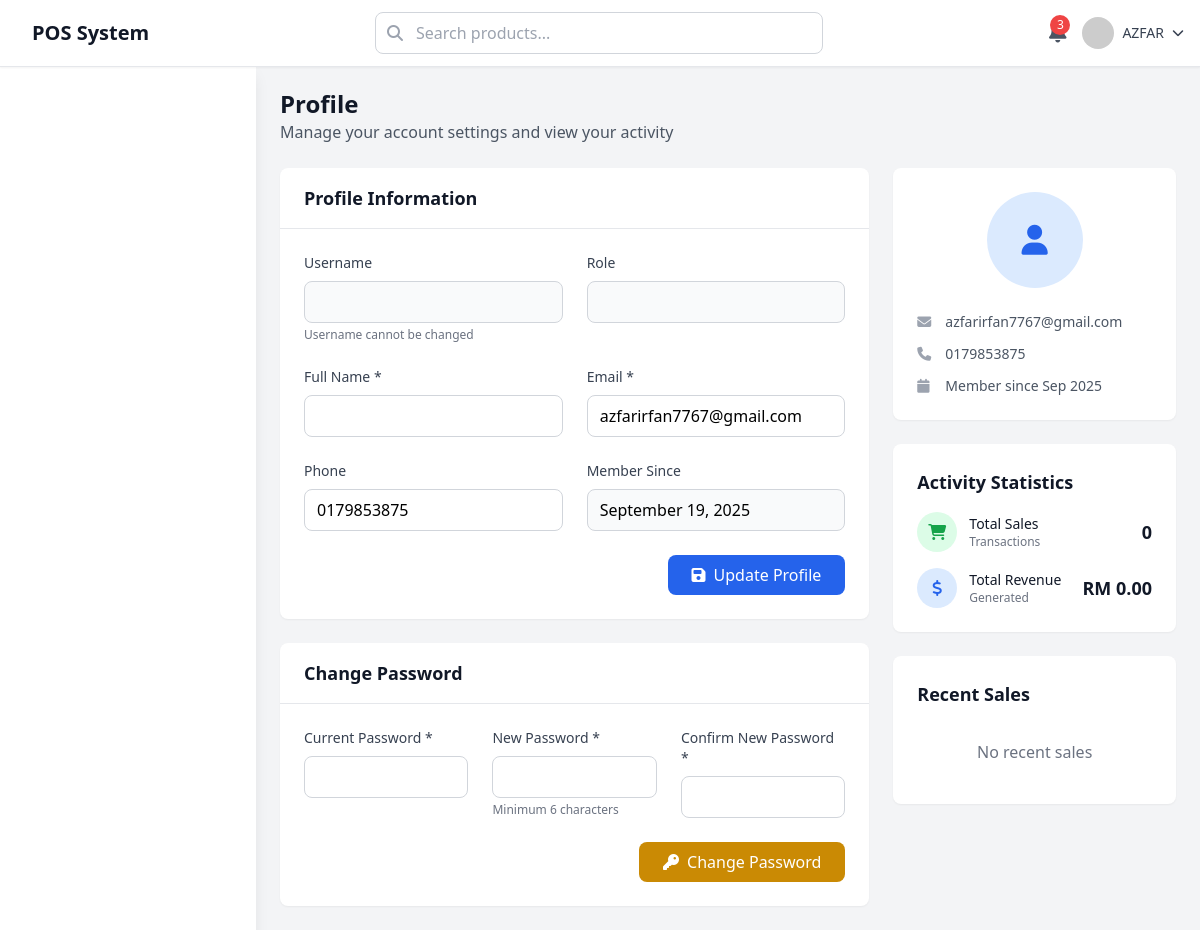
The app's page /profile.php (signed in) with its own data.
### tables this page shows
CREATE TABLE `users` (
  `id` int NOT NULL,
  `email` varchar(191) NOT NULL,
  `google_id` varchar(191) DEFAULT NULL,
  `password` varchar(255) DEFAULT NULL,
  `email_verified` tinyint(1) DEFAULT '0',
  `first_name` varchar(100) NOT NULL,
  `last_name` varchar(100) NOT NULL,
  `avatar` varchar(191) DEFAULT NULL,
  `phone` varchar(20) DEFAULT NULL,
  `address` text,
  `city` varchar(100) DEFAULT NULL,
  `state` varchar(100) DEFAULT NULL,
  `zip_code` varchar(20) DEFAULT NULL,
  `country` varchar(100) DEFAULT 'Malaysia',
  `is_guest` tinyint(1) DEFAULT '0',
  `created_at` timestamp NULL DEFAULT CURRENT_TIMESTAMP,
  `updated_at` timestamp NULL DEFAULT CURRENT_TIMESTAMP ON UPDATE CURRENT_TIMESTAMP,
  `remember_token` varchar(255) DEFAULT NULL
);

### profile.php (the view, shortened to what this page needs)
<?php
require_once 'include/conn.php';
$user_id = $_SESSION['user_id'];
$user_query = "SELECT * FROM users WHERE id = ?";
$stmt = mysqli_prepare($conn, $user_query);
mysqli_stmt_bind_param($stmt, 'i', $user_id);
mysqli_stmt_execute($stmt);
$user_result = mysqli_stmt_get_result($stmt);
$user = mysqli_fetch_assoc($user_result);
$activity_query = "SELECT
    COUNT(*) as total_sales,
    SUM(total_amount) as total_revenue,
    MAX(created_at) as last_sale_date
FROM sales
WHERE user_id = ?";
$stmt = mysqli_prepare($conn, $activity_query);
mysqli_stmt_bind_param($stmt, 'i', $user_id);
mysqli_stmt_execute($stmt);
$activity_result = mysqli_stmt_get_result($stmt);
$activity_data = mysqli_fetch_assoc($activity_result);
$recent_sales_query = "SELECT
    s.id,
    s.invoice_number,
    s.total_amount,
    s.payment_method,
    s.created_at,
    COUNT(si.id) as items_count
FROM sales s
LEFT JOIN sale_items si ON s.id = si.sale_id
WHERE s.user_id = ?
GROUP BY s.id
ORDER BY s.created_at DESC
LIMIT 5";
$stmt = mysqli_prepare($conn, $recent_sales_query);
mysqli_stmt_bind_param($stmt, 'i', $user_id);
mysqli_stmt_execute($stmt);
$recent_sales_result = mysqli_stmt_get_result($stmt);
?>
<!DOCTYPE html>
<html lang="en">
<head>
    <script src="https://cdn.tailwindcss.com"></script>
    <link rel="stylesheet" href="https://cdnjs.cloudflare.com/ajax/libs/font-awesome/6.4.0/css/all.min.css">
</head>
<body class="bg-gray-100">
    <?php include 'include/header.php'; ?>
    <?php include 'include/sidebar.php'; ?>
    <div class="main-content lg:ml-64 pt-16">
        <div class="p-6">
            <div class="mb-6">
                <h1 class="text-2xl font-bold text-gray-900">Profile</h1>
                <p class="text-gray-600">Manage your account settings and view your activity</p>
            </div>
            <div class="grid grid-cols-1 lg:grid-cols-3 gap-6">
                <div class="lg:col-span-2">
                    <div class="bg-white rounded-lg shadow-sm">
                        <div class="px-6 py-4 border-b border-gray-200">
                            <h2 class="text-lg font-semibold text-gray-900">Profile Information</h2>
                        </div>
                        <div class="p-6">
                            <form method="POST" class="space-y-6">
                                <div class="grid grid-cols-1 md:grid-cols-2 gap-6">
                                    <div>
                                        <label class="block text-sm font-medium text-gray-700 mb-2">Username</label>
                                                                                <input type="text" value="<?= htmlspecialchars($user['username'] ?? '') ?>"
                                               class="w-full border border-gray-300 rounded-lg px-3 py-2 bg-gray-50"
                                               readonly>
                                        <p class="text-xs text-gray-500 mt-1">Username cannot be changed</p>
                                    </div>
                                    <div>
                                        <label class="block text-sm font-medium text-gray-700 mb-2">Role</label>
                                                                                <input type="text" value="<?= ucfirst(htmlspecialchars($user['role'] ?? '')) ?>"
                                               class="w-full border border-gray-300 rounded-lg px-3 py-2 bg-gray-50"
                                               readonly>
                                    </div>
                                    <div>
                                        <label class="block text-sm font-medium text-gray-700 mb-2">Full Name *</label>
                                        <input type="text" name="full_name" value="<?= htmlspecialchars($user['full_name'] ?? '') ?>"
                                               class="w-full border border-gray-300 rounded-lg px-3 py-2 focus:ring-2 focus:ring-blue-500 focus:border-transparent"
                                               required>
                                    </div>
                                    <div>
                                        <label class="block text-sm font-medium text-gray-700 mb-2">Email *</label>
                                        <input type="email" name="email" value="<?= htmlspecialchars($user['email'] ?? '') ?>"
                                               class="w-full border border-gray-300 rounded-lg px-3 py-2 focus:ring-2 focus:ring-blue-500 focus:border-transparent"
                                               required>
                                    </div>
                                    <div>
                                        <label class="block text-sm font-medium text-gray-700 mb-2">Phone</label>
                                        <input type="tel" name="phone" value="<?= htmlspecialchars($user['phone'] ?? '') ?>"
                                               class="w-full border border-gray-300 rounded-lg px-3 py-2 focus:ring-2 focus:ring-blue-500 focus:border-transparent">
                                    </div>
                                    <div>
                                        <label class="block text-sm font-medium text-gray-700 mb-2">Member Since</label>
                                        <input type="text" value="<?= date('F j, Y', strtotime($user['created_at'])) ?>"
                                               class="w-full border border-gray-300 rounded-lg px-3 py-2 bg-gray-50"
                                               readonly>
                                    </div>
                                </div>
                                <div class="flex justify-end">
                                    <button type="submit" name="update_profile"
                                            class="bg-blue-600 hover:bg-blue-700 text-white px-6 py-2 rounded-lg transition-colors">
                                        <i class="fas fa-save mr-2"></i>Update Profile
                                    </button>
                                </div>
                            </form>
                        </div>
                    </div>
                    <div class="bg-white rounded-lg shadow-sm mt-6">
                        <div class="px-6 py-4 border-b border-gray-200">
                            <h2 class="text-lg font-semibold text-gray-900">Change Password</h2>
                        </div>
                        <div class="p-6">
                            <form method="POST" class="space-y-6">
                                <div class="grid grid-cols-1 md:grid-cols-3 gap-6">
                                    <div>
                                        <label class="block text-sm font-medium text-gray-700 mb-2">Current Password *</label>
                                        <input type="password" name="current_password"
                                               class="w-full border border-gray-300 rounded-lg px-3 py-2 focus:ring-2 focus:ring-blue-500 focus:border-transparent"
                                               required>
                                    </div>
                                    <div>
                                        <label class="block text-sm font-medium text-gray-700 mb-2">New Password *</label>
                                        <input type="password" name="new_password"
                                               class="w-full border border-gray-300 rounded-lg px-3 py-2 focus:ring-2 focus:ring-blue-500 focus:border-transparent"
                                               required>
                                        <p class="text-xs text-gray-500 mt-1">Minimum 6 characters</p>
                                    </div>
                                    <div>
                                        <label class="block text-sm font-medium text-gray-700 mb-2">Confirm New Password *</label>
                                        <input type="password" name="confirm_password"
                                               class="w-full border border-gray-300 rounded-lg px-3 py-2 focus:ring-2 focus:ring-blue-500 focus:border-transparent"
                                               required>
                                    </div>
                                </div>
                                <div class="flex justify-end">
                                    <button type="submit" name="change_password"
                                            class="bg-yellow-600 hover:bg-yellow-700 text-white px-6 py-2 rounded-lg transition-colors">
                                        <i class="fas fa-key mr-2"></i>Change Password
                                    </button>
                                </div>
                            </form>
                        </div>
                    </div>
                </div>
                <div class="space-y-6">
                    <div class="bg-white rounded-lg shadow-sm p-6">
                        <div class="text-center">
                            <div class="w-24 h-24 mx-auto mb-4 rounded-full bg-blue-100 flex items-center justify-center">
                                <i class="fas fa-user text-3xl text-blue-600"></i>
                            </div>
                        </div>
                        <div class="mt-6 space-y-3">
                            <div class="flex items-center text-sm">
                                <i class="fas fa-envelope text-gray-400 w-4 mr-3"></i>
                                <span class="text-gray-600"><?= htmlspecialchars($user['email'] ?? '') ?></span>
                            </div>
                            <?php if ($user['phone']): ?>
                                <div class="flex items-center text-sm">
                                    <i class="fas fa-phone text-gray-400 w-4 mr-3"></i>
                                    <span class="text-gray-600"><?= htmlspecialchars($user['phone'] ?? '') ?></span>
                                </div>
                            <?php endif; ?>
                            <div class="flex items-center text-sm">
                                <i class="fas fa-calendar text-gray-400 w-4 mr-3"></i>
                                <span class="text-gray-600">Member since <?= date('M Y', strtotime($user['created_at'])) ?></span>
                            </div>
                        </div>
                    </div>
                    <div class="bg-white rounded-lg shadow-sm p-6">
                        <h3 class="text-lg font-semibold text-gray-900 mb-4">Activity Statistics</h3>
                        <div class="space-y-4">
                            <div class="flex items-center justify-between">
                                <div class="flex items-center">
                                    <div class="w-10 h-10 rounded-full bg-green-100 flex items-center justify-center mr-3">
                                        <i class="fas fa-shopping-cart text-green-600"></i>
                                    </div>
                                    <div>
                                        <p class="text-sm font-medium text-gray-900">Total Sales</p>
                                        <p class="text-xs text-gray-500">Transactions</p>
                                    </div>
                                </div>
                                <div class="text-right">
                                    <p class="text-lg font-bold text-gray-900"><?= number_format($activity_data['total_sales']) ?></p>
                                </div>
                            </div>
                            <div class="flex items-center justify-between">
                                <div class="flex items-center">
                                    <div class="w-10 h-10 rounded-full bg-blue-100 flex items-center justify-center mr-3">
                                        <i class="fas fa-dollar-sign text-blue-600"></i>
                                    </div>
                                    <div>
                                        <p class="text-sm font-medium text-gray-900">Total Revenue</p>
                                        <p class="text-xs text-gray-500">Generated</p>
                                    </div>
                                </div>
                                <div class="text-right">
                                    <p class="text-lg font-bold text-gray-900">RM <?= number_format($activity_data['total_revenue'], 2) ?></p>
                                </div>
                            </div>
                        </div>
                    </div>
                    <div class="bg-white rounded-lg shadow-sm p-6">
                        <h3 class="text-lg font-semibold text-gray-900 mb-4">Recent Sales</h3>
                        <?php if ($recent_sales_result && mysqli_num_rows($recent_sales_result) > 0): ?>
                            <div class="space-y-3">
                                <?php while ($sale = mysqli_fetch_assoc($recent_sales_result)): ?>
                                    <div class="flex items-center justify-between p-3 bg-gray-50 rounded-lg">
                                        <div>
                                            <p class="text-sm font-medium text-gray-900"><?= htmlspecialchars($sale['invoice_number']) ?></p>
                                            <p class="text-xs text-gray-500"><?= $sale['items_count'] ?> items</p>
                                        </div>
                                        <div class="text-right">
                                            <p class="text-sm font-bold text-gray-900">RM <?= number_format($sale['total_amount'], 2) ?></p>
                                            <p class="text-xs text-gray-500"><?= date('M j', strtotime($sale['created_at'])) ?></p>
                                        </div>
                                    </div>
                                <?php endwhile; ?>
                            </div>
                        <?php else: ?>
                            <p class="text-gray-500 text-center py-4">No recent sales</p>
                        <?php endif; ?>
                    </div>
                </div>
            </div>
        </div>
    </div>
</body>
</html>

### records on screen
users: email "azfarirfan7767@gmail.com", phone "0179853875", created_at "September 19, 2025", created_at "Sep 2025"

### other values on screen
$_SESSION['username'] "AZFAR"
$activity_data['total_sales'] "0"
$activity_data['total_revenue'] "0.00"
